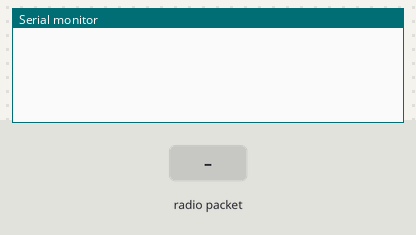
Bench run of a sketch on a simulated Arduino Uno, built with avr-gcc and run on an emulated ATmega328P. Parts: the last lines printed to the serial monitor. Inputs (shaded band) come from the test bench. No radio packets arrive unless stated.

Above: at 1.2 s.
1.3 s: radio packet "1" arrives
At 2.2 s:
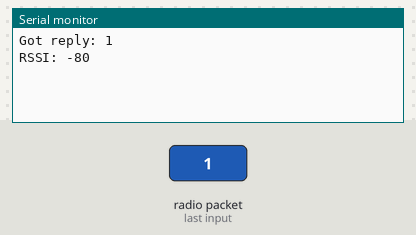
2.8 s: radio packet "0" arrives
At 3.4 s:
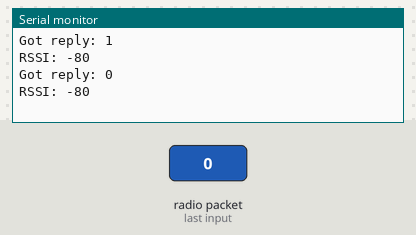

The sketch:

FloatRecieveTesting.ino
```cpp
#include <SPI.h>
#include <RH_RF95.h>

// Define pins for the RFM96W
#define RFM95_CS 10   // Chip select
#define RFM95_RST 9   // Reset
#define RFM95_INT 2   // Interrupt

// Define frequency (433 MHz)
#define RF95_FREQ 433.0

// Create an instance of the driver
RH_RF95 rf95(RFM95_CS, RFM95_INT);

void setup() {
  // put your setup code here, to run once:
  Serial.begin(9600);

    // Reset the module
  pinMode(RFM95_RST, OUTPUT);
  digitalWrite(RFM95_RST, HIGH);
  delay(10);
  digitalWrite(RFM95_RST, LOW);
  delay(10);
  digitalWrite(RFM95_RST, HIGH);
  delay(10);

  // Initialize the radio
  if (!rf95.init()) {
    //Serial.println("RFM96W LoRa radio init failed");
    while (1);
  }
  //Serial.println("RFM96W LoRa radio init OK!");

  // Set frequency
  if (!rf95.setFrequency(RF95_FREQ)) {
    //Serial.println("Failed to set frequency");
    while (1);
  }
  //Serial.print("Frequency set to: ");
  //Serial.println(RF95_FREQ);

  // Set receiver gain
  rf95.setTxPower(23, false); // Not used in receiving but good practice

}

void loop() {
  // put your main code here, to run repeatedly:
  uint8_t buf[RH_RF95_MAX_MESSAGE_LEN];
  uint8_t len = sizeof(buf);


  if (Serial.available() > 0) {
    String msg = Serial.readString();
    const char* data = msg.c_str();                 // char*
    uint8_t dataLen = (uint8_t)msg.length();        // uint8_t

    rf95.send((uint8_t*)data, dataLen);
    rf95.waitPacketSent();
  }

  delay(30);

  if (rf95.recv(buf, &len)) {
    Serial.print("Got reply: ");
    Serial.println((char*)buf);
    Serial.print("RSSI: ");
    Serial.println(rf95.lastRssi(), DEC);
  }

  delay(30);

}
```

Measured:
- after the input at 1.3 s, the serial monitor: prints a new line at once (image 1)
- after the input at 2.8 s, the serial monitor: prints a new line at once (image 2)
